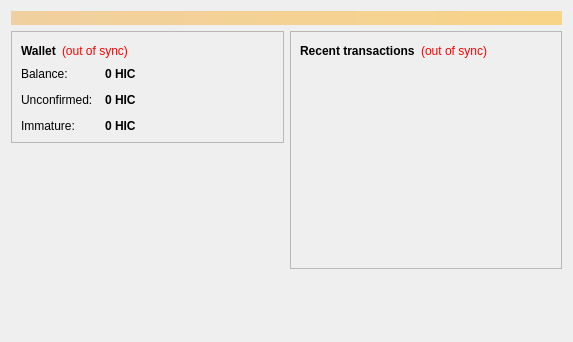
<?xml version="1.0" encoding="UTF-8"?>
<ui version="4.0">
 <class>OverviewPage</class>
 <widget class="QWidget" name="OverviewPage">
  <property name="geometry">
   <rect>
    <x>0</x>
    <y>0</y>
    <width>573</width>
    <height>342</height>
   </rect>
  </property>
  <property name="windowTitle">
   <string>Form</string>
  </property>
  <layout class="QVBoxLayout" name="topLayout">
   <item>
    <widget class="QLabel" name="labelAlerts">
     <property name="visible">
      <bool>false</bool>
     </property>
     <property name="styleSheet">
      <string notr="true">background-color: qlineargradient(x1: 0, y1: 0, x2: 1, y2: 0, stop:0 #F0D0A0, stop:1 #F8D488); color:#000000;</string>
     </property>
     <property name="wordWrap">
      <bool>true</bool>
     </property>
     <property name="margin">
      <number>3</number>
     </property>
    </widget>
   </item>
   <item>
    <layout class="QHBoxLayout" name="horizontalLayout" stretch="1,1">
     <item>
      <layout class="QVBoxLayout" name="verticalLayout_2">
       <item>
        <widget class="QFrame" name="frame">
         <property name="frameShape">
          <enum>QFrame::StyledPanel</enum>
         </property>
         <property name="frameShadow">
          <enum>QFrame::Raised</enum>
         </property>
         <layout class="QVBoxLayout" name="verticalLayout_4">
          <item>
           <layout class="QHBoxLayout" name="horizontalLayout_4">
            <item>
             <widget class="QLabel" name="label_5">
              <property name="font">
               <font>
                <weight>75</weight>
                <bold>true</bold>
               </font>
              </property>
              <property name="text">
               <string>Wallet</string>
              </property>
             </widget>
            </item>
            <item>
             <widget class="QLabel" name="labelWalletStatus">
              <property name="toolTip">
               <string>The displayed information may be out of date. Your wallet automatically synchronizes with the Hirocoin network after a connection is established, but this process has not completed yet.</string>
              </property>
              <property name="styleSheet">
               <string notr="true">QLabel { color: red; }</string>
              </property>
              <property name="text">
               <string notr="true">(out of sync)</string>
              </property>
              <property name="alignment">
               <set>Qt::AlignLeading|Qt::AlignLeft|Qt::AlignVCenter</set>
              </property>
             </widget>
            </item>
            <item>
             <spacer name="horizontalSpacer_2">
              <property name="orientation">
               <enum>Qt::Horizontal</enum>
              </property>
              <property name="sizeHint" stdset="0">
               <size>
                <width>40</width>
                <height>20</height>
               </size>
              </property>
             </spacer>
            </item>
           </layout>
          </item>
          <item>
           <layout class="QFormLayout" name="formLayout_2">
            <property name="fieldGrowthPolicy">
             <enum>QFormLayout::AllNonFixedFieldsGrow</enum>
            </property>
            <property name="horizontalSpacing">
             <number>12</number>
            </property>
            <property name="verticalSpacing">
             <number>12</number>
            </property>
            <item row="0" column="0">
             <widget class="QLabel" name="label">
              <property name="text">
               <string>Balance:</string>
              </property>
             </widget>
            </item>
            <item row="0" column="1">
             <widget class="QLabel" name="labelBalance">
              <property name="font">
               <font>
                <weight>75</weight>
                <bold>true</bold>
               </font>
              </property>
              <property name="cursor">
               <cursorShape>IBeamCursor</cursorShape>
              </property>
              <property name="toolTip">
               <string>Your current balance</string>
              </property>
              <property name="text">
               <string notr="true">0 HIC</string>
              </property>
              <property name="textInteractionFlags">
               <set>Qt::LinksAccessibleByMouse|Qt::TextSelectableByKeyboard|Qt::TextSelectableByMouse</set>
              </property>
             </widget>
            </item>
            <item row="1" column="0">
             <widget class="QLabel" name="label_3">
              <property name="text">
               <string>Unconfirmed:</string>
              </property>
             </widget>
            </item>
            <item row="1" column="1">
             <widget class="QLabel" name="labelUnconfirmed">
              <property name="font">
               <font>
                <weight>75</weight>
                <bold>true</bold>
               </font>
              </property>
              <property name="cursor">
               <cursorShape>IBeamCursor</cursorShape>
              </property>
              <property name="toolTip">
               <string>Total of transactions that have yet to be confirmed, and do not yet count toward the current balance</string>
              </property>
              <property name="text">
               <string notr="true">0 HIC</string>
              </property>
              <property name="textInteractionFlags">
               <set>Qt::LinksAccessibleByMouse|Qt::TextSelectableByKeyboard|Qt::TextSelectableByMouse</set>
              </property>
             </widget>
            </item>
            <item row="2" column="0">
             <widget class="QLabel" name="labelImmatureText">
              <property name="text">
               <string>Immature:</string>
              </property>
             </widget>
            </item>
            <item row="2" column="1">
             <widget class="QLabel" name="labelImmature">
              <property name="font">
               <font>
                <weight>75</weight>
                <bold>true</bold>
               </font>
              </property>
              <property name="toolTip">
               <string>Mined balance that has not yet matured</string>
              </property>
              <property name="text">
               <string notr="true">0 HIC</string>
              </property>
              <property name="textInteractionFlags">
               <set>Qt::LinksAccessibleByMouse|Qt::TextSelectableByKeyboard|Qt::TextSelectableByMouse</set>
              </property>
             </widget>
            </item>
           </layout>
          </item>
         </layout>
        </widget>
       </item>
       <item>
        <spacer name="verticalSpacer">
         <property name="orientation">
          <enum>Qt::Vertical</enum>
         </property>
         <property name="sizeHint" stdset="0">
          <size>
           <width>20</width>
           <height>40</height>
          </size>
         </property>
        </spacer>
       </item>
      </layout>
     </item>
     <item>
      <layout class="QVBoxLayout" name="verticalLayout_3">
       <item>
        <widget class="QFrame" name="frame_2">
         <property name="frameShape">
          <enum>QFrame::StyledPanel</enum>
         </property>
         <property name="frameShadow">
          <enum>QFrame::Raised</enum>
         </property>
         <layout class="QVBoxLayout" name="verticalLayout">
          <item>
           <layout class="QHBoxLayout" name="horizontalLayout_2">
            <item>
             <widget class="QLabel" name="label_4">
              <property name="text">
               <string>&lt;b&gt;Recent transactions&lt;/b&gt;</string>
              </property>
             </widget>
            </item>
            <item>
             <widget class="QLabel" name="labelTransactionsStatus">
              <property name="toolTip">
               <string>The displayed information may be out of date. Your wallet automatically synchronizes with the Hirocoin network after a connection is established, but this process has not completed yet.</string>
              </property>
              <property name="styleSheet">
               <string notr="true">QLabel { color: red; }</string>
              </property>
              <property name="text">
               <string notr="true">(out of sync)</string>
              </property>
              <property name="alignment">
               <set>Qt::AlignRight|Qt::AlignTrailing|Qt::AlignVCenter</set>
              </property>
             </widget>
            </item>
            <item>
             <spacer name="horizontalSpacer">
              <property name="orientation">
               <enum>Qt::Horizontal</enum>
              </property>
              <property name="sizeHint" stdset="0">
               <size>
                <width>40</width>
                <height>20</height>
               </size>
              </property>
             </spacer>
            </item>
           </layout>
          </item>
          <item>
           <widget class="QListView" name="listTransactions">
            <property name="styleSheet">
             <string notr="true">QListView { background: transparent; }</string>
            </property>
            <property name="frameShape">
             <enum>QFrame::NoFrame</enum>
            </property>
            <property name="verticalScrollBarPolicy">
             <enum>Qt::ScrollBarAlwaysOff</enum>
            </property>
            <property name="horizontalScrollBarPolicy">
             <enum>Qt::ScrollBarAlwaysOff</enum>
            </property>
            <property name="selectionMode">
             <enum>QAbstractItemView::NoSelection</enum>
            </property>
           </widget>
          </item>
         </layout>
        </widget>
       </item>
       <item>
        <spacer name="verticalSpacer_2">
         <property name="orientation">
          <enum>Qt::Vertical</enum>
         </property>
         <property name="sizeHint" stdset="0">
          <size>
           <width>20</width>
           <height>40</height>
          </size>
         </property>
        </spacer>
       </item>
      </layout>
     </item>
    </layout>
   </item>
  </layout>
 </widget>
 <resources/>
 <connections/>
</ui>
